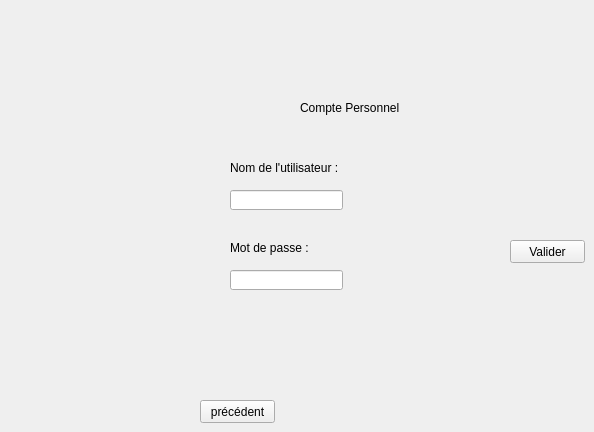
    <widget class="QWidget" name="page_11">
     <widget class="QLabel" name="label_70">
      <property name="geometry">
       <rect>
        <x>300</x>
        <y>100</y>
        <width>121</width>
        <height>16</height>
       </rect>
      </property>
      <property name="text">
       <string>Compte Personnel</string>
      </property>
     </widget>
     <widget class="QLabel" name="label_71">
      <property name="geometry">
       <rect>
        <x>230</x>
        <y>160</y>
        <width>131</width>
        <height>16</height>
       </rect>
      </property>
      <property name="text">
       <string>Nom de l'utilisateur :</string>
      </property>
     </widget>
     <widget class="QLineEdit" name="lineEdit_nu4">
      <property name="geometry">
       <rect>
        <x>230</x>
        <y>190</y>
        <width>113</width>
        <height>20</height>
       </rect>
      </property>
     </widget>
     <widget class="QLabel" name="label_72">
      <property name="geometry">
       <rect>
        <x>230</x>
        <y>240</y>
        <width>91</width>
        <height>16</height>
       </rect>
      </property>
      <property name="text">
       <string>Mot de passe :</string>
      </property>
     </widget>
     <widget class="QLineEdit" name="lineEdit_mdp4">
      <property name="geometry">
       <rect>
        <x>230</x>
        <y>270</y>
        <width>113</width>
        <height>20</height>
       </rect>
      </property>
     </widget>
     <widget class="QPushButton" name="pushButton_Loginbillet">
      <property name="geometry">
       <rect>
        <x>510</x>
        <y>240</y>
        <width>75</width>
        <height>23</height>
       </rect>
      </property>
      <property name="text">
       <string>Valider</string>
      </property>
     </widget>
     <widget class="QPushButton" name="pushButton_prec_menubillet">
      <property name="geometry">
       <rect>
        <x>200</x>
        <y>400</y>
        <width>75</width>
        <height>23</height>
       </rect>
      </property>
      <property name="text">
       <string>précédent</string>
      </property>
     </widget>
    </widget>
